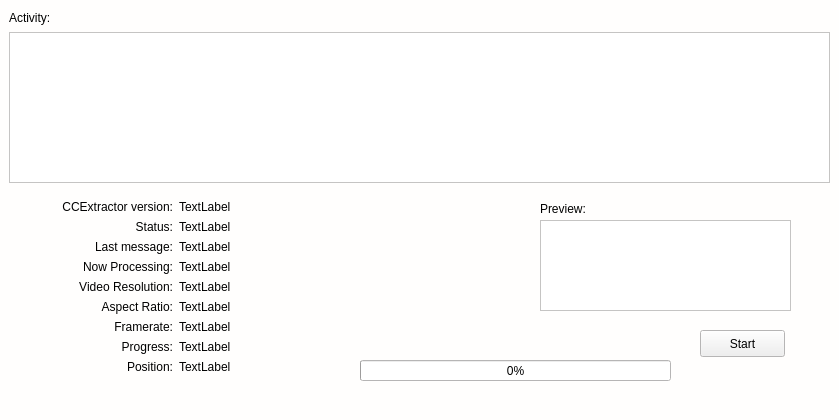
      <widget class="QWidget" name="tab_2">
       <property name="palette">
        <palette>
         <active>
          <colorrole role="Base">
           <brush brushstyle="SolidPattern">
            <color alpha="255">
             <red>255</red>
             <green>255</green>
             <blue>255</blue>
            </color>
           </brush>
          </colorrole>
          <colorrole role="Window">
           <brush brushstyle="SolidPattern">
            <color alpha="255">
             <red>255</red>
             <green>254</green>
             <blue>253</blue>
            </color>
           </brush>
          </colorrole>
         </active>
         <inactive>
          <colorrole role="Base">
           <brush brushstyle="SolidPattern">
            <color alpha="255">
             <red>255</red>
             <green>255</green>
             <blue>255</blue>
            </color>
           </brush>
          </colorrole>
          <colorrole role="Window">
           <brush brushstyle="SolidPattern">
            <color alpha="255">
             <red>255</red>
             <green>254</green>
             <blue>253</blue>
            </color>
           </brush>
          </colorrole>
         </inactive>
         <disabled>
          <colorrole role="Base">
           <brush brushstyle="SolidPattern">
            <color alpha="255">
             <red>255</red>
             <green>254</green>
             <blue>253</blue>
            </color>
           </brush>
          </colorrole>
          <colorrole role="Window">
           <brush brushstyle="SolidPattern">
            <color alpha="255">
             <red>255</red>
             <green>254</green>
             <blue>253</blue>
            </color>
           </brush>
          </colorrole>
         </disabled>
        </palette>
       </property>
       <attribute name="title">
        <string>Execution</string>
       </attribute>
       <widget class="QTextEdit" name="textEdit">
        <property name="geometry">
         <rect>
          <x>9</x>
          <y>32</y>
          <width>821</width>
          <height>151</height>
         </rect>
        </property>
        <property name="html">
         <string>&lt;!DOCTYPE HTML PUBLIC &quot;-//W3C//DTD HTML 4.0//EN&quot; &quot;http://www.w3.org/TR/REC-html40/strict.dtd&quot;&gt;
&lt;html&gt;&lt;head&gt;&lt;meta name=&quot;qrichtext&quot; content=&quot;1&quot; /&gt;&lt;style type=&quot;text/css&quot;&gt;
p, li { white-space: pre-wrap; }
&lt;/style&gt;&lt;/head&gt;&lt;body style=&quot; font-family:'Ubuntu'; font-size:11pt; font-weight:400; font-style:normal;&quot;&gt;
&lt;p style=&quot;-qt-paragraph-type:empty; margin-top:0px; margin-bottom:0px; margin-left:0px; margin-right:0px; -qt-block-indent:0; text-indent:0px;&quot;&gt;&lt;br /&gt;&lt;/p&gt;&lt;/body&gt;&lt;/html&gt;</string>
        </property>
       </widget>
       <widget class="QLabel" name="label_2">
        <property name="geometry">
         <rect>
          <x>9</x>
          <y>9</y>
          <width>55</width>
          <height>17</height>
         </rect>
        </property>
        <property name="text">
         <string>Activity:</string>
        </property>
       </widget>
       <widget class="QWidget" name="formLayoutWidget_2">
        <property name="geometry">
         <rect>
          <x>10</x>
          <y>200</y>
          <width>331</width>
          <height>211</height>
         </rect>
        </property>
        <layout class="QGridLayout" name="gridLayout_2">
         <property name="sizeConstraint">
          <enum>QLayout::SetMaximumSize</enum>
         </property>
         <item row="0" column="0">
          <widget class="QLabel" name="label_4">
           <property name="sizePolicy">
            <sizepolicy hsizetype="Preferred" vsizetype="Maximum">
             <horstretch>0</horstretch>
             <verstretch>0</verstretch>
            </sizepolicy>
           </property>
           <property name="text">
            <string>CCExtractor version:</string>
           </property>
           <property name="alignment">
            <set>Qt::AlignRight|Qt::AlignTrailing|Qt::AlignVCenter</set>
           </property>
          </widget>
         </item>
         <item row="0" column="1">
          <widget class="QLabel" name="label_29">
           <property name="sizePolicy">
            <sizepolicy hsizetype="Minimum" vsizetype="Maximum">
             <horstretch>0</horstretch>
             <verstretch>0</verstretch>
            </sizepolicy>
           </property>
           <property name="text">
            <string>TextLabel</string>
           </property>
          </widget>
         </item>
         <item row="1" column="0">
          <widget class="QLabel" name="label_20">
           <property name="sizePolicy">
            <sizepolicy hsizetype="Preferred" vsizetype="Maximum">
             <horstretch>0</horstretch>
             <verstretch>0</verstretch>
            </sizepolicy>
           </property>
           <property name="text">
            <string>Status:</string>
           </property>
           <property name="alignment">
            <set>Qt::AlignRight|Qt::AlignTrailing|Qt::AlignVCenter</set>
           </property>
          </widget>
         </item>
         <item row="1" column="1">
          <widget class="QLabel" name="label_30">
           <property name="sizePolicy">
            <sizepolicy hsizetype="Preferred" vsizetype="Maximum">
             <horstretch>0</horstretch>
             <verstretch>0</verstretch>
            </sizepolicy>
           </property>
           <property name="text">
            <string>TextLabel</string>
           </property>
          </widget>
         </item>
         <item row="2" column="0">
          <widget class="QLabel" name="label_21">
           <property name="sizePolicy">
            <sizepolicy hsizetype="Preferred" vsizetype="Maximum">
             <horstretch>0</horstretch>
             <verstretch>0</verstretch>
            </sizepolicy>
           </property>
           <property name="text">
            <string>Last message:</string>
           </property>
           <property name="alignment">
            <set>Qt::AlignRight|Qt::AlignTrailing|Qt::AlignVCenter</set>
           </property>
          </widget>
         </item>
         <item row="2" column="1">
          <widget class="QLabel" name="label_31">
           <property name="sizePolicy">
            <sizepolicy hsizetype="Preferred" vsizetype="Maximum">
             <horstretch>0</horstretch>
             <verstretch>0</verstretch>
            </sizepolicy>
           </property>
           <property name="text">
            <string>TextLabel</string>
           </property>
          </widget>
         </item>
         <item row="3" column="0">
          <widget class="QLabel" name="label_22">
           <property name="sizePolicy">
            <sizepolicy hsizetype="Preferred" vsizetype="Maximum">
             <horstretch>0</horstretch>
             <verstretch>0</verstretch>
            </sizepolicy>
           </property>
           <property name="text">
            <string>Now Processing:</string>
           </property>
           <property name="alignment">
            <set>Qt::AlignRight|Qt::AlignTrailing|Qt::AlignVCenter</set>
           </property>
          </widget>
         </item>
         <item row="3" column="1">
          <widget class="QLabel" name="label_32">
           <property name="sizePolicy">
            <sizepolicy hsizetype="Preferred" vsizetype="Maximum">
             <horstretch>0</horstretch>
             <verstretch>0</verstretch>
            </sizepolicy>
           </property>
           <property name="text">
            <string>TextLabel</string>
           </property>
          </widget>
         </item>
         <item row="4" column="0">
          <widget class="QLabel" name="label_24">
           <property name="sizePolicy">
            <sizepolicy hsizetype="Preferred" vsizetype="Maximum">
             <horstretch>0</horstretch>
             <verstretch>0</verstretch>
            </sizepolicy>
           </property>
           <property name="text">
            <string>Video Resolution:</string>
           </property>
           <property name="alignment">
            <set>Qt::AlignRight|Qt::AlignTrailing|Qt::AlignVCenter</set>
           </property>
          </widget>
         </item>
         <item row="4" column="1">
          <widget class="QLabel" name="label_33">
           <property name="sizePolicy">
            <sizepolicy hsizetype="Preferred" vsizetype="Maximum">
             <horstretch>0</horstretch>
             <verstretch>0</verstretch>
            </sizepolicy>
           </property>
           <property name="text">
            <string>TextLabel</string>
           </property>
          </widget>
         </item>
         <item row="5" column="0">
          <widget class="QLabel" name="label_23">
           <property name="sizePolicy">
            <sizepolicy hsizetype="Preferred" vsizetype="Maximum">
             <horstretch>0</horstretch>
             <verstretch>0</verstretch>
            </sizepolicy>
           </property>
           <property name="text">
            <string>Aspect Ratio:</string>
           </property>
           <property name="alignment">
            <set>Qt::AlignRight|Qt::AlignTrailing|Qt::AlignVCenter</set>
           </property>
          </widget>
         </item>
         <item row="5" column="1">
          <widget class="QLabel" name="label_34">
           <property name="sizePolicy">
            <sizepolicy hsizetype="Preferred" vsizetype="Maximum">
             <horstretch>0</horstretch>
             <verstretch>0</verstretch>
            </sizepolicy>
           </property>
           <property name="text">
            <string>TextLabel</string>
           </property>
          </widget>
         </item>
         <item row="6" column="0">
          <widget class="QLabel" name="label_25">
           <property name="sizePolicy">
            <sizepolicy hsizetype="Preferred" vsizetype="Maximum">
             <horstretch>0</horstretch>
             <verstretch>0</verstretch>
            </sizepolicy>
           </property>
           <property name="text">
            <string>Framerate:</string>
           </property>
           <property name="alignment">
            <set>Qt::AlignRight|Qt::AlignTrailing|Qt::AlignVCenter</set>
           </property>
          </widget>
         </item>
         <item row="6" column="1">
          <widget class="QLabel" name="label_35">
           <property name="sizePolicy">
            <sizepolicy hsizetype="Preferred" vsizetype="Maximum">
             <horstretch>0</horstretch>
             <verstretch>0</verstretch>
            </sizepolicy>
           </property>
           <property name="text">
            <string>TextLabel</string>
           </property>
          </widget>
         </item>
         <item row="7" column="0">
          <widget class="QLabel" name="label_26">
           <property name="sizePolicy">
            <sizepolicy hsizetype="Preferred" vsizetype="Maximum">
             <horstretch>0</horstretch>
             <verstretch>0</verstretch>
            </sizepolicy>
           </property>
           <property name="text">
            <string>Progress:</string>
           </property>
           <property name="alignment">
            <set>Qt::AlignRight|Qt::AlignTrailing|Qt::AlignVCenter</set>
           </property>
          </widget>
         </item>
         <item row="7" column="1">
          <widget class="QLabel" name="label_27">
           <property name="sizePolicy">
            <sizepolicy hsizetype="Preferred" vsizetype="Maximum">
             <horstretch>0</horstretch>
             <verstretch>0</verstretch>
            </sizepolicy>
           </property>
           <property name="text">
            <string>TextLabel</string>
           </property>
          </widget>
         </item>
         <item row="8" column="0">
          <widget class="QLabel" name="label_28">
           <property name="sizePolicy">
            <sizepolicy hsizetype="Preferred" vsizetype="Maximum">
             <horstretch>0</horstretch>
             <verstretch>0</verstretch>
            </sizepolicy>
           </property>
           <property name="text">
            <string>Position:</string>
           </property>
           <property name="alignment">
            <set>Qt::AlignRight|Qt::AlignTrailing|Qt::AlignVCenter</set>
           </property>
          </widget>
         </item>
         <item row="8" column="1">
          <widget class="QLabel" name="label_36">
           <property name="sizePolicy">
            <sizepolicy hsizetype="Preferred" vsizetype="Maximum">
             <horstretch>0</horstretch>
             <verstretch>0</verstretch>
            </sizepolicy>
           </property>
           <property name="text">
            <string>TextLabel</string>
           </property>
          </widget>
         </item>
        </layout>
       </widget>
       <widget class="QProgressBar" name="progressBar">
        <property name="geometry">
         <rect>
          <x>360</x>
          <y>360</y>
          <width>311</width>
          <height>21</height>
         </rect>
        </property>
        <property name="palette">
         <palette>
          <active>
           <colorrole role="Highlight">
            <brush brushstyle="SolidPattern">
             <color alpha="255">
              <red>255</red>
              <green>85</green>
              <blue>0</blue>
             </color>
            </brush>
           </colorrole>
          </active>
          <inactive>
           <colorrole role="Highlight">
            <brush brushstyle="SolidPattern">
             <color alpha="255">
              <red>255</red>
              <green>85</green>
              <blue>0</blue>
             </color>
            </brush>
           </colorrole>
          </inactive>
          <disabled>
           <colorrole role="Highlight">
            <brush brushstyle="SolidPattern">
             <color alpha="255">
              <red>240</red>
              <green>240</green>
              <blue>240</blue>
             </color>
            </brush>
           </colorrole>
          </disabled>
         </palette>
        </property>
        <property name="autoFillBackground">
         <bool>false</bool>
        </property>
        <property name="styleSheet">
         <string notr="true"/>
        </property>
        <property name="minimum">
         <number>0</number>
        </property>
        <property name="maximum">
         <number>100</number>
        </property>
        <property name="value">
         <number>0</number>
        </property>
       </widget>
       <widget class="QTextEdit" name="textEdit_4">
        <property name="geometry">
         <rect>
          <x>540</x>
          <y>220</y>
          <width>251</width>
          <height>91</height>
         </rect>
        </property>
        <property name="maximumSize">
         <size>
          <width>300</width>
          <height>16777215</height>
         </size>
        </property>
       </widget>
       <widget class="QLabel" name="label_5">
        <property name="geometry">
         <rect>
          <x>540</x>
          <y>200</y>
          <width>59</width>
          <height>17</height>
         </rect>
        </property>
        <property name="text">
         <string>Preview:</string>
        </property>
       </widget>
       <widget class="QPushButton" name="pushButton_2">
        <property name="geometry">
         <rect>
          <x>700</x>
          <y>330</y>
          <width>85</width>
          <height>27</height>
         </rect>
        </property>
        <property name="maximumSize">
         <size>
          <width>100</width>
          <height>16777215</height>
         </size>
        </property>
        <property name="text">
         <string>Start</string>
        </property>
       </widget>
      </widget>
